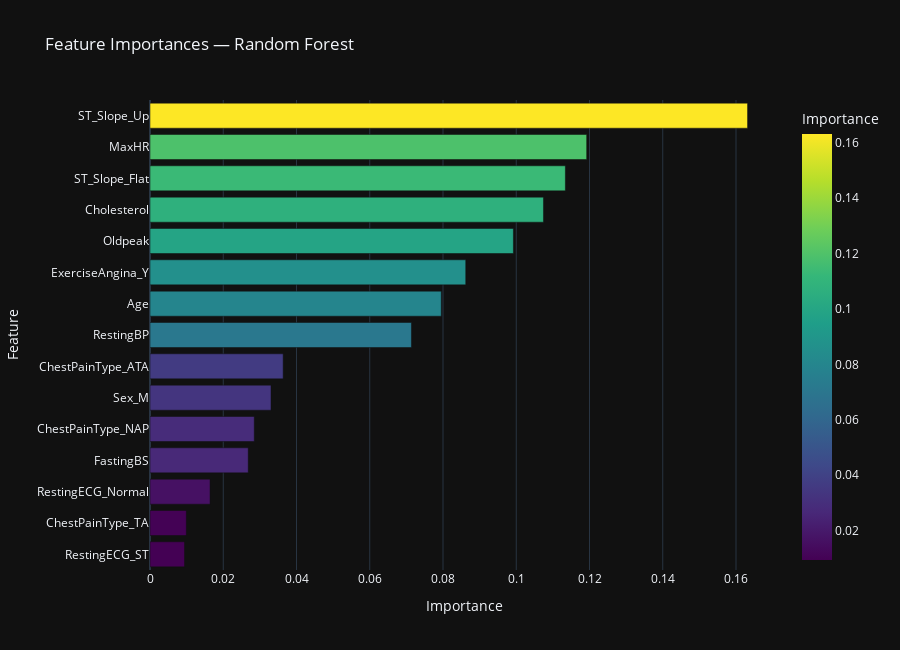

The cell this chart's notebook holds for it:
### Markdown cell above
This bar chart compares the AUC scores of four machine learning models used to predict heart disease.
Logistic Regression is a simple, interpretable linear model that performed very well with an AUC of 0.930.
Random Forest and Gradient Boosting are ensemble methods that combine multiple decision trees, and both slightly outperformed the logistic model with AUCs of 0.932 and 0.931 respectively, showing better generalization.
XGBoost, a more advanced boosting algorithm, had the lowest AUC among the four at 0.929, but still demonstrated strong performance.
Overall, all models showed high predictive accuracy, with only minor differences in AUC, indicating that even the simpler models can be highly effective on this dataset.

### Code cell
# STEP 6

from sklearn.model_selection import train_test_split
from sklearn.preprocessing import StandardScaler
from sklearn.ensemble import RandomForestClassifier

# 1. Define X and y before encoding
y = df["HeartFailure"] if "HeartFailure" in df.columns else df["HeartDisease"]
X = df.drop(["HeartFailure"], axis=1) if "HeartFailure" in df.columns else df.drop(["HeartDisease"], axis=1)

# 2. Encode categorical variables (only on X)
X_encoded = pd.get_dummies(X, drop_first=True)

# 3. Split the data
X_train, X_test, y_train, y_test = train_test_split(
    X_encoded, y, test_size=0.2, random_state=42, stratify=y
)

# 4. Feature Scaling (Optional for tree models; keep for ML consistency)
scaler = StandardScaler()
X_train_scaled = scaler.fit_transform(X_train)
X_test_scaled = scaler.transform(X_test)

# 5. Fit Random Forest for feature importance
rf = RandomForestClassifier(n_estimators=100, random_state=42)
rf.fit(X_train, y_train)
importances = rf.feature_importances_

# 6. Plot Feature Importances
feature_df = pd.DataFrame({
    "Feature": X_encoded.columns,
    "Importance": importances
}).sort_values(by="Importance", ascending=True)

fig = px.bar(
    feature_df,
    x="Importance",
    y="Feature",
    orientation='h',
    title="Feature Importances — Random Forest",
    template="plotly_dark",
    color="Importance",
    color_continuous_scale=px.colors.sequential.Viridis
)
fig.update_layout(yaxis={'categoryorder': 'total ascending'}, height=650)
fig.show()

### Figure 1 — Plotly figure (JSON) as saved in the notebook; plotly's stock layout.template omitted (floating-point values rounded to 4 significant figures)
{"data": [{"hovertemplate": "Importance=%{marker.color}<br>Feature=%{y}<extra></extra>", "legendgroup": "", "marker": {"color": [0.009422, 0.009924, 0.0164, 0.02682, 0.02847, 0.03304, 0.03636, 0.07138, 0.07953, 0.08621, 0.09922, 0.1074, 0.1134, 0.1192, 0.1632], "coloraxis": "coloraxis", "pattern": {"shape": ""}}, "name": "", "orientation": "h", "showlegend": false, "textposition": "auto", "type": "bar", "x": [0.009422, 0.009924, 0.0164, 0.02682, 0.02847, 0.03304, 0.03636, 0.07138, 0.07953, 0.08621, 0.09922, 0.1074, 0.1134, 0.1192, 0.1632], "xaxis": "x", "y": ["RestingECG_ST", "ChestPainType_TA", "RestingECG_Normal", "FastingBS", "ChestPainType_NAP", "Sex_M", "ChestPainType_ATA", "RestingBP", "Age", "ExerciseAngina_Y", "Oldpeak", "Cholesterol", "ST_Slope_Flat", "MaxHR", "ST_Slope_Up"], "yaxis": "y"}], "layout": {"barmode": "relative", "coloraxis": {"colorbar": {"title": {"text": "Importance"}}, "colorscale": [[0, "#440154"], [0.1111, "#482878"], [0.2222, "#3e4989"], [0.3333, "#31688e"], [0.4444, "#26828e"], [0.5556, "#1f9e89"], [0.6667, "#35b779"], [0.7778, "#6ece58"], [0.8889, "#b5de2b"], [1, "#fde725"]]}, "height": 650, "legend": {"tracegroupgap": 0}, "title": {"text": "Feature Importances — Random Forest"}, "xaxis": {"anchor": "y", "domain": [0, 1], "title": {"text": "Importance"}}, "yaxis": {"anchor": "x", "categoryorder": "total ascending", "domain": [0, 1], "title": {"text": "Feature"}}}}
